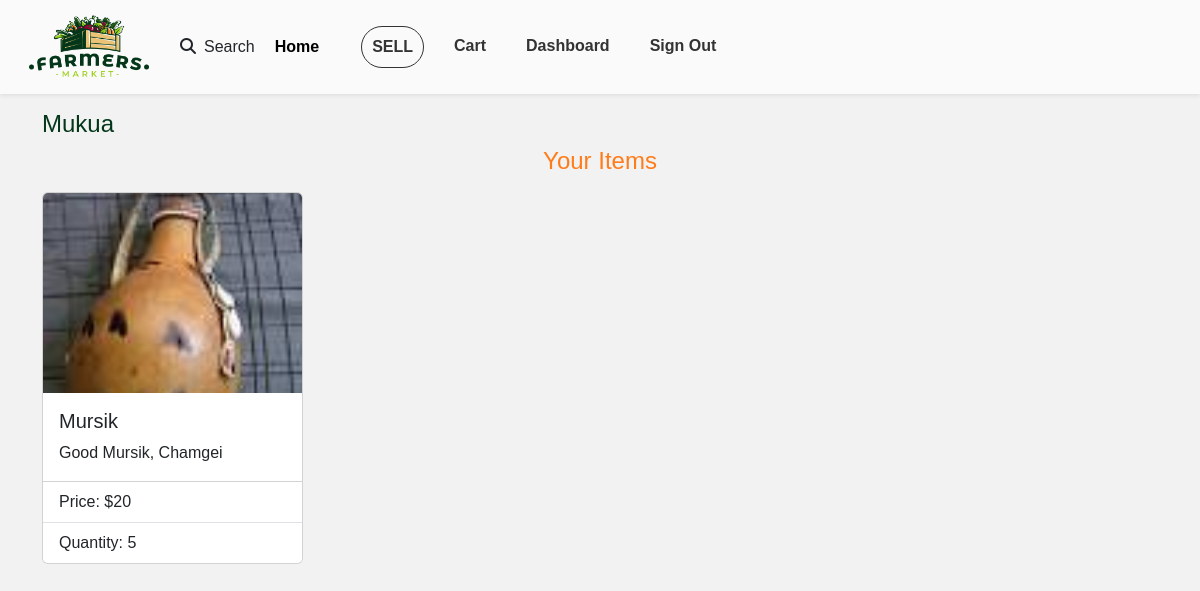
Page /dashboard/index/ (signed in) on the earlier database version.
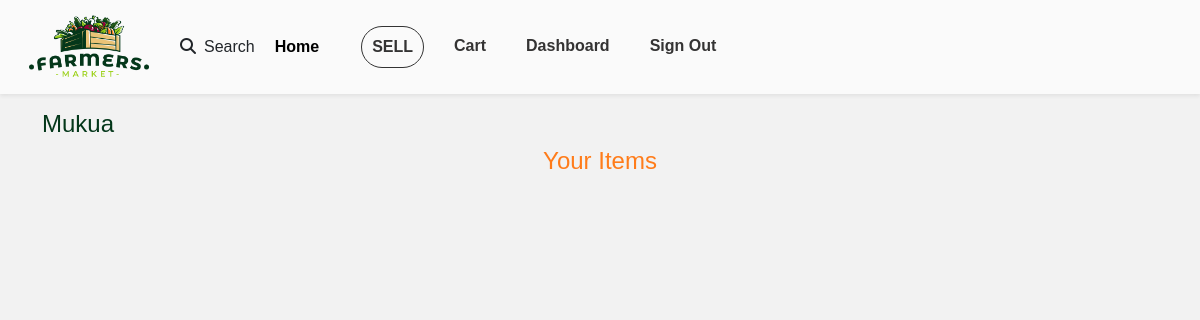
Same page on the later database version.
### product/models.py (models this page shows, shortened)
class Product(models.Model):
    CATEGORIES = (
        ("Vegetables", "Vegetables"),
        ("Fruits", "Fruits"),
        ("Meat, Poultry & Dairy", "Meat, Poultry & Dairy"),
        ("Farm Feeds", "Farm Feeds")
    )
    owner = models.ForeignKey(User, on_delete=models.CASCADE)
    name = models.CharField(max_length=30)
    category = models.CharField(max_length=25, default="Vegetables", choices=CATEGORIES)
    quantity = models.IntegerField(default=5)
    description = models.CharField(max_length=200)
    image = models.ImageField(upload_to="products")
    price = models.IntegerField()
    location = models.CharField(max_length=50)
    unit_price = models.DecimalField(max_digits=10, decimal_places=2, blank=True, null=True)

### dashboard/views.py (the view)
# urls.py: path('index/', views.index, name='index')
def index(request):
    products = Product.objects.filter(owner=request.user)
    return render(request, 'dashboard/index.html', {'products': products})

### dashboard/templates/dashboard/index.html
{% extends 'Account/base.html' %}
{% block content %}
<div class="container">
    <h1 class="text-capitalize mt-3 mb-2" style="color:#04371a; font-size: 24px;">{{ request.user.username }}</h1>
    <h3 class="text-capitalize mb-3 text-center" style="color:#ff7c1a; font-size: 24px;">your items</h3>
    <div class="row">
        {% for product in products %}
            <div class="col-md-3">
                <a class="text-decoration-none" href="{% url 'product:product_details' product.id %}">
                <div class="card mb-4 text-capitalize">
                    <img src="{{ product.image.url }}" class="card-img-top" alt="{{ product.name }}" style="height: 200px; object-fit: cover; width: 100%;">
                    <div class="card-body">
                        <h5 class="card-title">{{ product.name }}</h5>
                        <p class="card-text">{{ product.description }}</p>
                    </div>
                    <ul class="list-group list-group-flush">
                        <li class="list-group-item">Price: ${{ product.price }}</li>
                        <li class="list-group-item">Quantity: {{ product.quantity }}</li>
                    </ul>
                </div>
                </a>
            </div>
        {% endfor %}
    </div>
</div>
{% endblock %}

Differences in the rows shown:
removed Product: image (picture), name "Mursik", description "Good Mursik, Chamgei", price "20", quantity "5"
